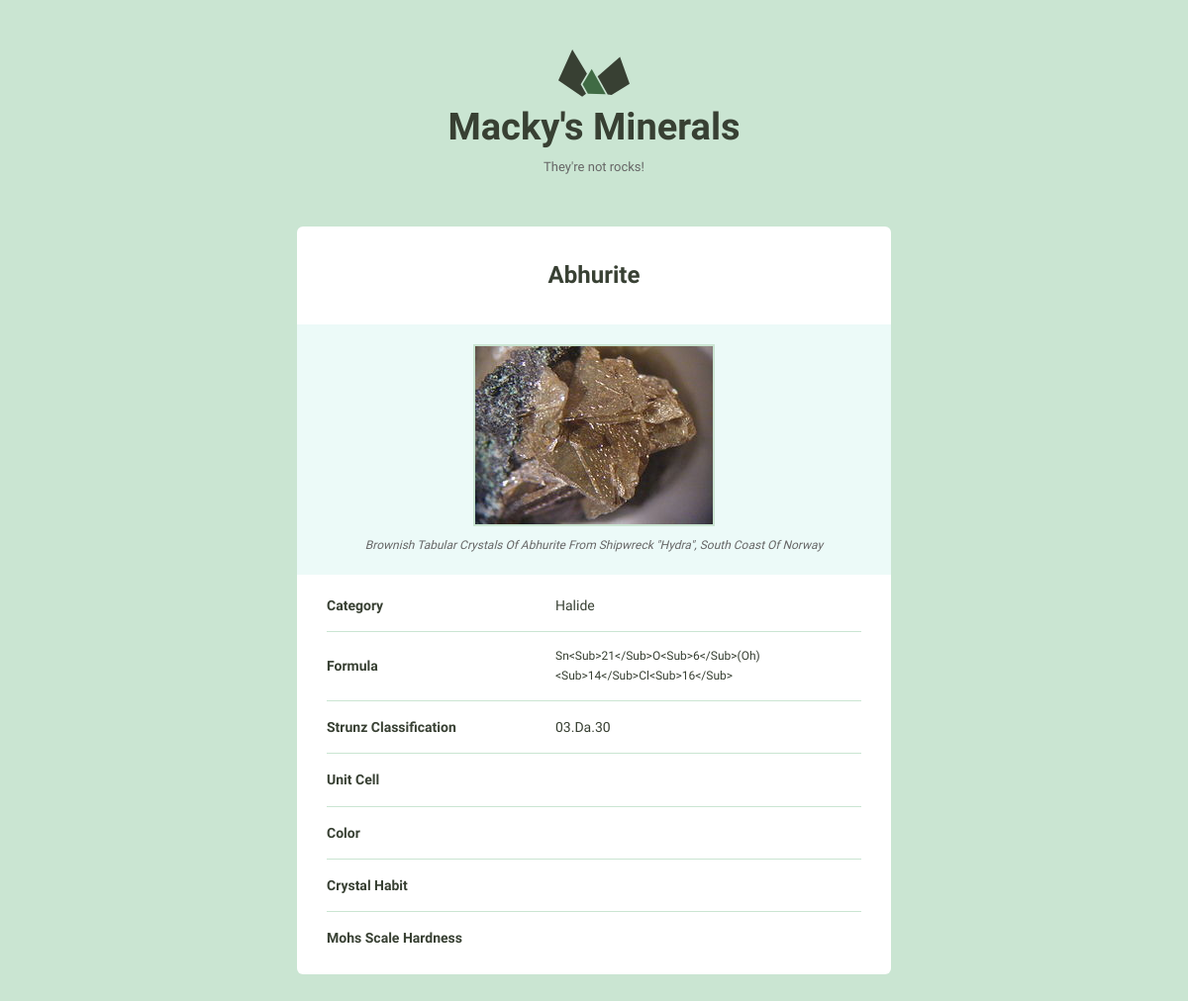
Page /6 on the committed database.
### minerals/models.py (models this page shows, shortened)
class Mineral(models.Model):
    created_at = models.DateTimeField(auto_now_add=True)
    name = models.CharField(max_length=255)
    image_filename = models.CharField(max_length=255, blank=True)
    image_caption = models.CharField(max_length=255, blank=True)
    category = models.CharField(max_length=255, blank=True)
    formula = models.CharField(max_length=255, blank=True)
    strunz_classification = models.CharField(max_length=255, blank=True)
    crystal_system = models.CharField(max_length=255, blank=True)
    unit_cell = models.CharField(max_length=255, blank=True)
    color = models.CharField(max_length=255, blank=True)
    crystal_symmetry = models.CharField(max_length=255, blank=True)
    cleavage = models.CharField(max_length=255, blank=True)
    mohs_scale_hardness = models.CharField(max_length=255, blank=True)
    luster = models.CharField(max_length=255, blank=True)
    streak = models.CharField(max_length=255, blank=True)
    diaphaneity = models.CharField(max_length=255, blank=True)
    optical_properties = models.CharField(max_length=255, blank=True)
    group = models.CharField(max_length=255, blank=True)
    refractive_index = models.CharField(max_length=255, blank=True)
    crystal_habit = models.CharField(max_length=255, blank=True)

### minerals/views.py (the view)
# urls.py: path('<pk>', views.mineral_detail, name='detail'),
def mineral_detail(request, pk):
    mineral = Mineral.objects.get(pk=pk)
    return render(request, 'minerals/detail.html', {'mineral': mineral})

### minerals/templates/minerals/detail.html (shortened to what this page needs)
{% load static from staticfiles %}
<!DOCTYPE html>
<html lang="en">
<head>
    <link rel="stylesheet" href="{% static 'css/global.css' %}">
</head>
<body>
<div class="bounds bounds--small">
    <div class="grid-100">
        <a href="../">
            <h1 class="logo__name text-centered">Macky's Minerals</h1>
        </a>
        <p class="logo__text text-centered">They're not rocks!</p>
    </div>
    <div class="grid-100 mineral__container">
        <h1 class="mineral__name">{{ mineral.name}}</h1>
        <div class="mineral__image-bg">
            <img class="mineral__image"
                 src="{% static 'images/' %}{{ mineral.name }}.jpg">
            <p class="mineral__caption">{{ mineral.image_caption|title }}</p>
        </div>
        <div class="mineral__table-container">
            <table class="mineral__table">
                <tr>
                    <td class="mineral__category">Category</td>
                    <td>{{ mineral.category|title }}</td>
                </tr>
                <tr>
                    <td class="mineral__category">Formula</td>
                    <td class="mineral__formula">
                        {{ mineral.formula|title }}
                    </td>
                </tr>
                <tr>
                    <td class="mineral__category">Strunz Classification</td>
                    <td>{{ mineral.strunz_classification|title }}</td>
                </tr>
                <tr>
                    <td class="mineral__category">Unit Cell</td>
                    <td>{{ mineral.unit_cell|title }}</td>
                </tr>
                <tr>
                    <td class="mineral__category">Color</td>
                    <td>{{ mineral.color|title }}</td>
                </tr>
                <tr>
                    <td class="mineral__category">Crystal Habit</td>
                    <td>{{ mineral.crystal_habit|title }}</td>
                </tr>
                <tr>
                    <td class="mineral__category">Mohs Scale Hardness</td>
                    <td>{{ mineral.mohs_scale_hardness|title }}</td>
                </tr>
            </table>
        </div>
    </div>
</div>
</body>
</html>

### assets/css/global.css (style rules this page uses)
html { font-family: sans-serif; -ms-text-size-adjust: 100%; -webkit-text-size-adjust: 100%; }
body { margin: 0; }
a { background-color: transparent; }
h1 { font-size: 2em; margin: 0.67em 0; }
img { border: 0; }
svg:not(:root) { overflow: hidden; }
table { border-collapse: collapse; border-spacing: 0; }
td, th { padding: 0; }
html { font-size: 62.5%; }
body { background-color: #CAE5D2; font-size: 1.5em; line-height: 1.6; font-weight: 400; font-family: "Cousine"; color: #666; }
.bounds { max-width: 800px; margin: 0 auto; padding: 50px 0 150px; overflow: hidden; }
.bounds--small { max-width: 600px; padding: 50px 10px 150px; }
.grid, .grid-5, .grid-10, .grid-15, .grid-20, .grid-25, .grid-30, .grid-33, .grid-35, .grid-40, .grid-45, .grid-50, .grid-55, .grid-60, .grid-65, .grid-66, .grid-70, .grid-75, .grid-80, .grid-90, .grid-95, .grid-100 { float: left; box-sizing: border-box; position: relative; }
.grid-100 { width: 100%; padding: 0 15px; }
h1, h2, h3, h4, h5, h6 { margin-top: 0; margin-bottom: 2rem; font-weight: bold; font-family: "Work Sans", sans-serif; color: #384033; }
h1 { font-size: 3.8rem; }
@media (min-width: 550px) { h1 { font-size: 3.8rem; } }
p { margin-top: 0; font-size: 1.6rem; }
a { color: #689b98; text-decoration: none; -webkit-transition: color 0.2s; -moz-transition: color 0.2s; -ms-transition: color 0.2s; -o-transition: color 0.2s; transition: color 0.2s; }
th, td { padding: 15px; text-align: left; border-bottom: 1px solid #e1e1e1; }
th:first-child, td:first-child { padding-left: 0; }
th:last-child, td:last-child { padding-right: 0; }
table, p, ul { margin-bottom: 2.5rem; }
.text-centered { text-align: center; }
.logo { display: block; fill: #384033; position: relative; margin: 0 auto; width: 72px; }
.logo__name { margin-bottom: 0; }
.logo__text { margin-bottom: 50px; font-size: 13px; }
.mineral__container { background-color: #fff; border-radius: 6px; list-style: none; padding: 0; text-align: center; }
.mineral__name { display: block; width: 100%; margin: 0; font-size: 24px; padding: 30px 0 30px 0; }
.mineral__image { display: block; margin: 0 auto; border: solid 2px #CAE5D2; }
.mineral__image-bg { background-color: #ecfaf8; padding: 20px 0; }
.mineral__caption { font-size: 12px; font-style: italic; padding: 10px 0 0 0; margin: 0; }
.mineral__table { font-size: 14px; color: #384033; }
.mineral__table td { border-color: #CAE5D2; }
.mineral__table tr:last-of-type td { border-bottom: none; padding-bottom: 0; }
.mineral__table-container { padding: 5px 30px 0; }
.mineral__category { font-weight: bold; width: 40%; }
.mineral__formula { font-size: 12px; }

### rows in the picture
Mineral: name "Abhurite", name (picture), image_caption "Brownish Tabular Crystals Of Abhurite From Shipwreck \"Hydra\", South Coast Of Norway", category "Halide", formula "Sn<Sub>21</Sub>O<Sub>6</Sub>(Oh)<Sub>14</Sub>Cl<Sub>16</Sub>", strunz_classification "03.Da.30"
